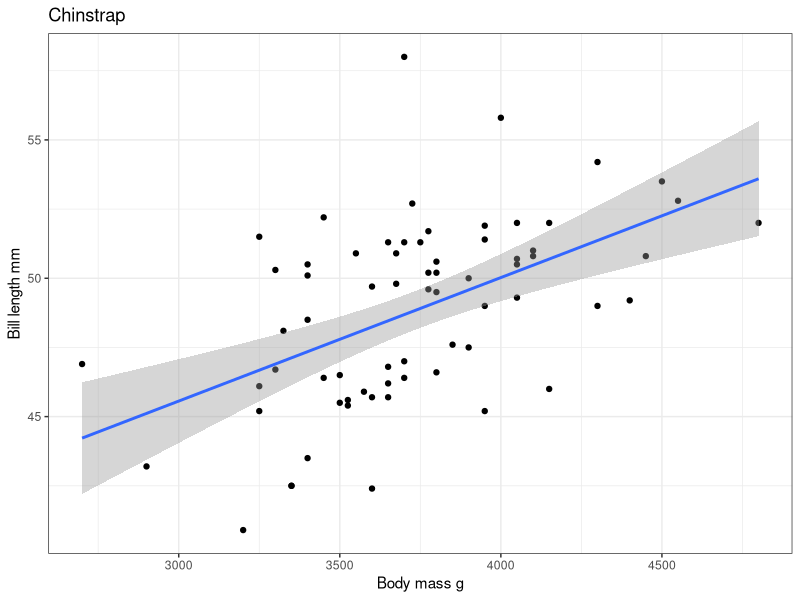
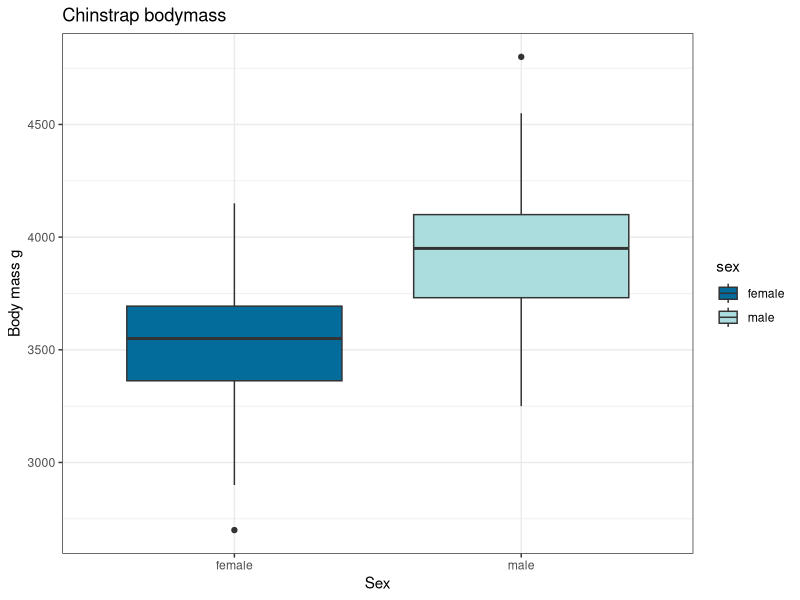

These figures' R source, in order: (Note: this script raises an error after producing the figures.)
#silly little code
library(palmerpenguins)
library(tidyverse)

View(penguins)

penguins |> 
  filter(species == "Chinstrap") |> 
  ggplot(aes(x = body_mass_g, y = bill_length_mm)) +
  geom_point() +
  geom_smooth(method = "lm") +
  labs(x = "Body mass g", y = "Bill length mm", title = "Chinstrap") +
  theme_bw()

penguins |> 
  filter(species == "Chinstrap") |> 
  ggplot(aes(x = sex, y = body_mass_g, fill = sex)) +
  geom_boxplot() +
  labs(x = "Sex", y = "Body mass g", title = "Chinstrap bodymass") +
  theme_bw() +
  scale_fill_manual(values = c("#046C9A", "#ABDDDE"))

#adding correlation test 
cor.test(penguins$body_mass, penguins$bill_len, method = "pearson")
